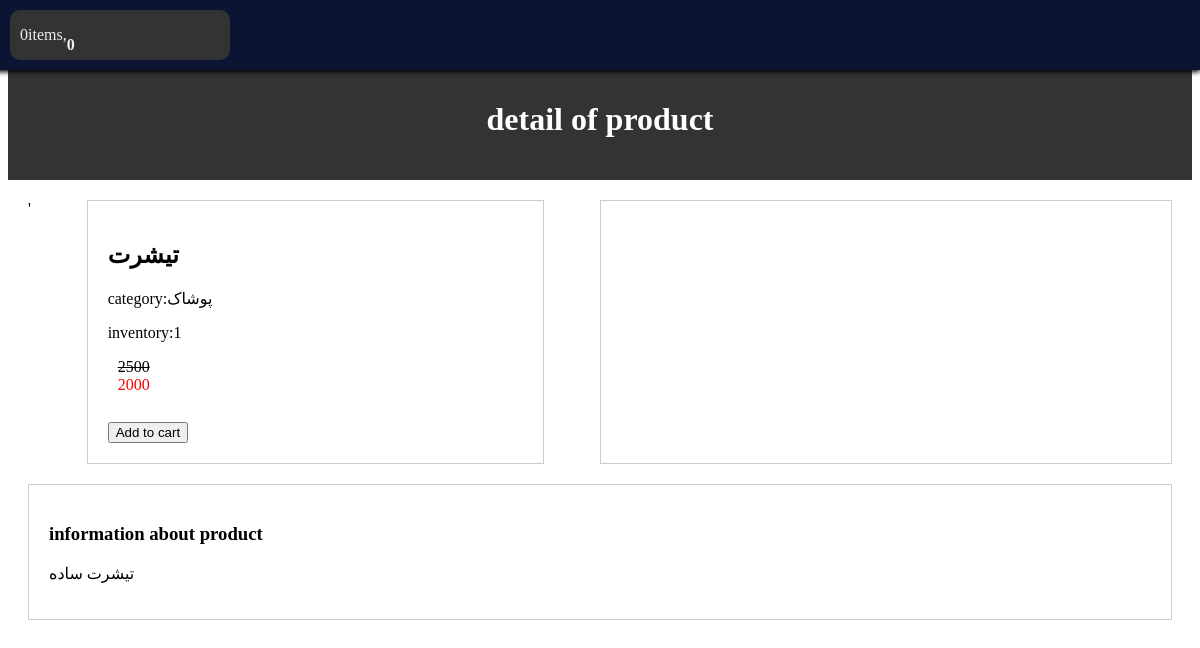
/products/1/tshrt, run on an earlier commit of the app's database.
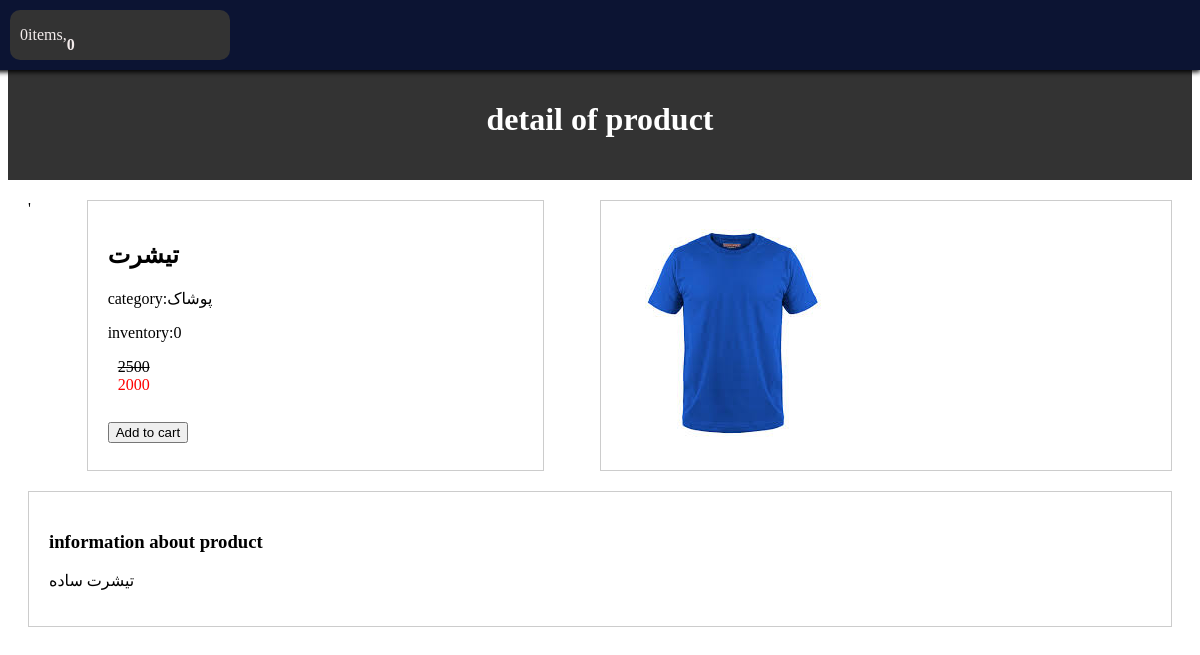
And on a later commit of the database.
### shop/models.py (models this page shows, shortened)
class Product(models.Model):
    category = models.ForeignKey(Category, related_name='product', on_delete=models.CASCADE, verbose_name='category')
    name = models.CharField(max_length=255, verbose_name='name product')
    slug = models.SlugField(max_length=255, verbose_name='slug')
    description = models.TextField(max_length=1200, verbose_name='product info')
    inventory = models.PositiveIntegerField(default=0, verbose_name='inventory')
    price = models.PositiveIntegerField(default=0, verbose_name='price')
    weight = models.PositiveIntegerField(default=0, verbose_name='weight')
    off = models.PositiveIntegerField(default=0, verbose_name='off')
    new_price = models.PositiveIntegerField(default=0, verbose_name="new price")
    created = models.DateTimeField(auto_now_add=True, verbose_name='created time')
    updated = models.DateTimeField(auto_now=True, verbose_name='updated time')
    class Meta:
        ordering = ['-created']
        indexes = [
            models.Index(fields=['id', 'slug']),
            models.Index(fields=['name']),
            models.Index(fields=['-created']),
        ]
        verbose_name = 'محصول'
        verbose_name_plural = 'محصولات'

class Category(models.Model):
    name = models.CharField(max_length=250)
    slug = models.SlugField(max_length=255, unique=True)
    class Meta:
        ordering = ['name']
        indexes = [
            models.Index(fields=['name'])
        ]
        verbose_name = 'category'
        verbose_name_plural = 'categories'
    def __str__(self):
        return self.name

class Image(models.Model):
    product = models.ForeignKey(Product, on_delete=models.CASCADE, related_name="images", verbose_name="product")
    file = models.ImageField(upload_to="product_images/%Y/%m/%d")
    title = models.CharField(max_length=250, verbose_name="title", null=True, blank=True)
    description = models.TextField(verbose_name="description", null=True, blank=True)
    created = models.DateTimeField(auto_now_add=True)
    class Meta:
        ordering = ['-created']
        indexes = [
            models.Index(fields=['-created'])
        ]
        verbose_name = "image"
        verbose_name_plural = "images"

### shop/views.py (the view)
# urls.py: path('products/<int:id>/<slug:slug>', views.product_detail, name='product_detail'),
def product_detail(request, id, slug):
    product = get_object_or_404(Product, slug=slug, id=id)
    return render(request, 'shop/detail.html', {'product': product})

### card/cart.py (called while the page is built)
    def get_total_price(self):
        price = sum(item['price'] * item['quantity'] for item in self.cart.values())
        return price

    def __len__(self):
        return sum(item['quantity'] for item in self.cart.values())

### card/context_processors.py (called while the page is built)
def cart(request):
    return {"cart": Cart(request)}

### templates/shop/detail.html (shortened to what this page needs)
{% extends 'parent/base.html' %}
{% load static %}
{% block content%}
     <div class="header">
        <h1> detail of product</h1>
    </div>
    <div class="product-container">'
        <div class="product-detail">
            <h2>{{ product.name }}</h2>
            <p> category:{{ product.category }}</p>
            <p>inventory:{{ product.inventory }}</p>
            <div class="price">
                <span class="original-price">{{ product.price }}</span>
                <br>
                <span class="discounted-price">{{ product.new_price }}</span>
            </div>
            <br>
        <button type="button" id="add-cart">Add to cart</button>
        </div>
        <div class="product-images">
            {% for img in product.images.all %}
                <img src="{{ img.file.url }}">
            {% endfor %}
        </div>
    </div>
    <div class="pr-dc">
        <h3>information about product</h3>
        <p>{{ product.description }}</p>
    </div>
{% endblock %}

What changed in the data, as far as the page shows it:
changed Product "تیشرت": inventory "1" → "0"
added Image: file (picture)
